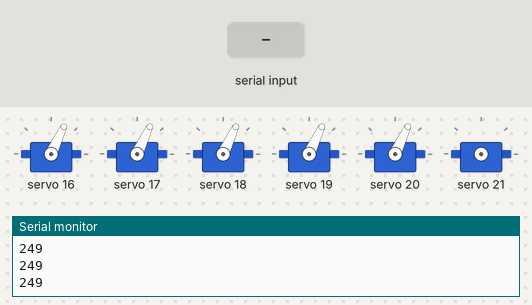
Simulated run of this sketch. Board: Arduino Uno, built with avr-gcc and run on an emulated ATmega328P. On the bench: 6 × servo, the last lines printed to the serial monitor. Inputs (shaded band) come from the test bench.

Above: at 1.2 s.
1.3 s: byte 13 (13) received over Serial
2.8 s: "1\n" received over Serial
At 3.3 s:
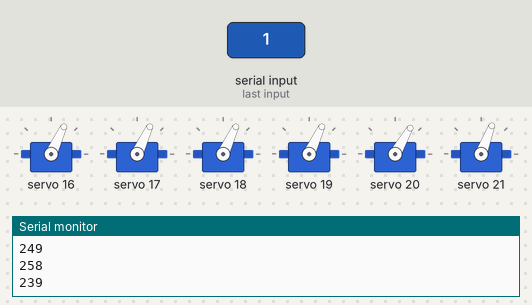
4.3 s: byte 10 (10) received over Serial
At 5.5 s:
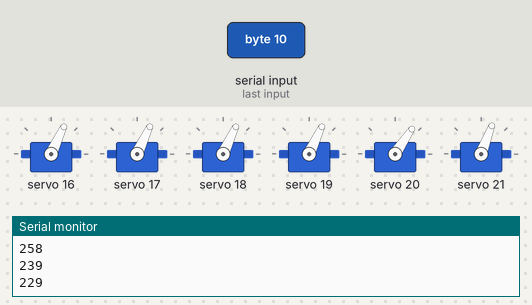
5.8 s: "0\n" received over Serial
At 6.8 s:
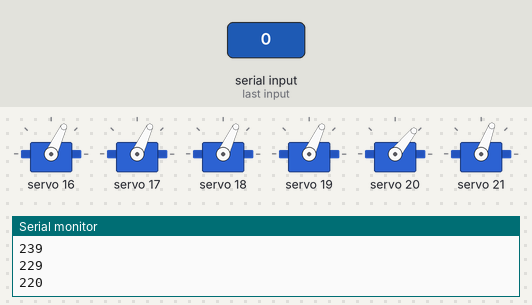
Timing chart, 0 to 8.3 s (numbered marks = the images above; inputs shaded):
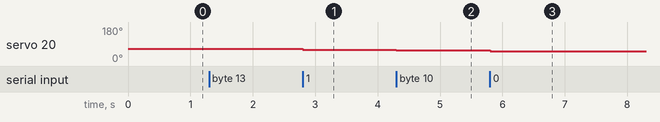

The sketch:

servoV1.ino
```cpp
#include <Wire.h>
#include <Adafruit_PWMServoDriver.h>

Adafruit_PWMServoDriver pwm = Adafruit_PWMServoDriver(0x41);

#define MIN_PULSE_WIDTH       650
#define MAX_PULSE_WIDTH       2350
#define DEFAULT_PULSE_WIDTH   1500
#define FREQUENCY             50

int servo_Angle[] = {60,60,60,60,60,60,60};

void setup()
{
  Serial.begin(9600);
  Serial.println("16 channel PWM test!");
  pwm.begin();
  pwm.setPWMFreq(FREQUENCY); // 60

 for (int i = 0; i < 5; i++)
 {
    pwm.setPWM(i, 0, pulseWidth(servo_Angle[i]));
 }
}

int pulseWidth(int angle)
{
  int pulse_wide, analog_value;
  pulse_wide   = map(angle, 0, 180, MIN_PULSE_WIDTH, MAX_PULSE_WIDTH);
  analog_value = int(float(pulse_wide) / 1000000 * FREQUENCY * 4096);
  Serial.println(analog_value);
  return analog_value;
}

void loop()
{
  byte proc;
  // check if data has been sent from the computer:
  if (Serial.available())
  {
    // read the most recent byte (which will be from 0 to 255):
    proc = Serial.read();
    if (proc == 24) //y------->Servo 1
    {
      MoveServoArm(0, 5);
    }
    else if (proc == 20) //u
    {
      MoveServoArm(0, -5);
    }
    else if (proc == 6) //g------>Servo 2
    {
      MoveServoArm(1, 5);
    }
    else if (proc == 7) //h
    {
      MoveServoArm(1, -5);
    }
    else if (proc == 21) //v------>Servo 3
    {
      MoveServoArm(2, 5);
    }
    else if (proc == 1) //b
    {
      MoveServoArm(2, -5);
    }
    else if (proc == 8) //i------>Servo 4
    {
      MoveServoArm(3, 5);
    }
    else if (proc == 14) //o
    {
      MoveServoArm(3, -5);
    }
    else if (proc == 9) //j------>Servo 5
    {
      MoveServoArm(4, 5);
    }
    else if (proc == 10) //k
    {
      MoveServoArm(4, -5);
    }
    else if (proc == 13) //n------>Servo 6
    {
      MoveServoArm(5, 5);
    }
    else if (proc == 12) //m
    {
      MoveServoArm(5, -5);
    }
  }
}

void MoveServoArm(int selectedServoNumber, int value)
{
    servo_Angle[selectedServoNumber] += value;

    if (servo_Angle[selectedServoNumber] < 0)
      {
        servo_Angle[selectedServoNumber] = 0;
      }

      if (servo_Angle[selectedServoNumber] > 120)
      {
        servo_Angle[selectedServoNumber] = 120;
      }

       pwm.setPWM(selectedServoNumber, 0, pulseWidth(servo_Angle[selectedServoNumber]));
}
```

Measured:
- after the input at 2.8 s, servo 20: 65° → 60° at once
- after the input at 4.3 s, servo 20: 60° → 56° at once
- after the input at 5.8 s, servo 20: 56° → 51° at once
